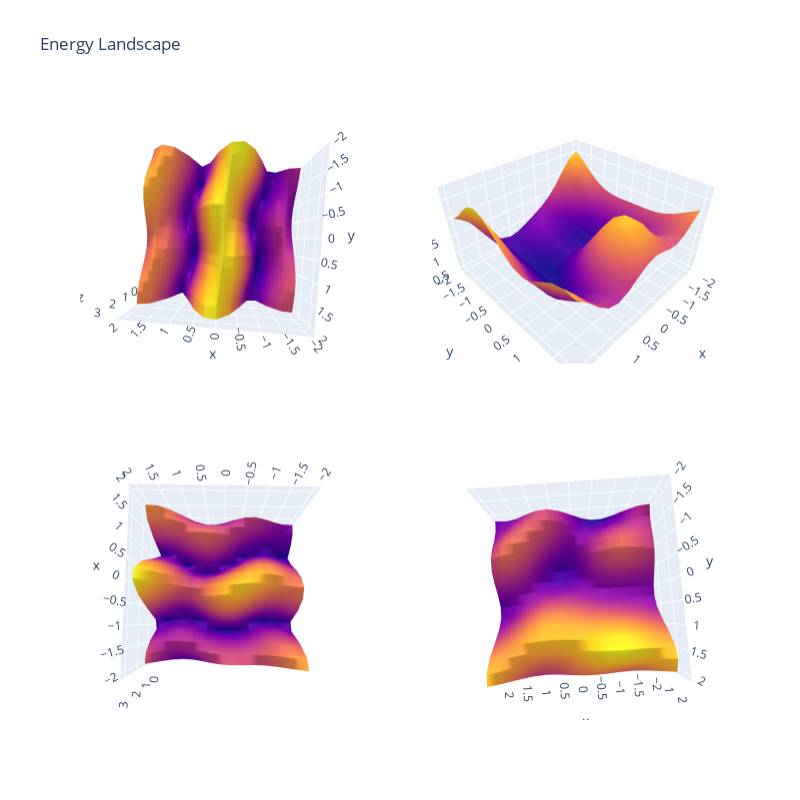

Notebook cell for this chart:
### Code cell
fig = make_subplots(
    rows=p, cols=p,
#    specs=[[{'type': 'surface'},{'type': 'surface'}, {'type': 'surface'}], #Still need to automate this part
#           [{'type': 'surface'},{'type': 'surface'}, {'type': 'surface'}],
#           [{'type': 'surface'},{'type': 'surface'}, {'type': 'surface'}]])

     specs=[[{'type': 'surface'},{'type': 'surface'}], #Still need to automate this part
           [{'type': 'surface'},{'type': 'surface'}]])

a=1
for gamma_d in range(len(gamma_in)):
    for beta_d in range(len(gamma_in)):
        landscape=np.zeros((len(gamma0),len(beta0)))
        for k in range(len(gamma0)):
            for l in range(len(beta0)):
                #creating x0
                temp_gamma=gamma_in
                temp_gamma[gamma_d]=gamma0[k]
                temp_beta=beta_in
                temp_beta[beta_d]=beta0[l]
                x0=np.append(temp_gamma,temp_beta)
                #print(x0)

                #res=minimize(AveEnergy,x0,arg,method='Nelder-Mead')
                #z[k][l]=res.fun
                landscape[k][l]=np.absolute(dAveEnergy(x0,a,*arg))
                #print(z[k][l])
        fig.add_trace(
        go.Surface(x=X, y=Y, z=landscape, showscale=False),
        row=gamma_d+1, col=beta_d+1)
                
fig.update_layout(
    title_text='Energy Landscape',
    height=800,
    width=800
)

fig.show()

### Figure 1 — Plotly figure (JSON) as saved in the notebook; plotly's stock layout.template omitted (floating-point values rounded to 4 significant figures; data arrays with more than 128 entries replaced by an {"elided": "..."} marker saying what was removed)
{"data": [{"scene": "scene", "showscale": false, "type": "surface", "x": {"elided": "15x15 float values"}, "y": {"elided": "15x15 float values"}, "z": {"elided": "15x15 float values"}}, {"scene": "scene2", "showscale": false, "type": "surface", "x": {"elided": "15x15 float values"}, "y": {"elided": "15x15 float values"}, "z": {"elided": "15x15 float values"}}, {"scene": "scene3", "showscale": false, "type": "surface", "x": {"elided": "15x15 float values"}, "y": {"elided": "15x15 float values"}, "z": {"elided": "15x15 float values"}}, {"scene": "scene4", "showscale": false, "type": "surface", "x": {"elided": "15x15 float values"}, "y": {"elided": "15x15 float values"}, "z": {"elided": "15x15 float values"}}], "layout": {"height": 800, "scene": {"aspectmode": "auto", "aspectratio": {"x": 1.064, "y": 1.064, "z": 0.8833}, "camera": {"center": {"x": 0, "y": 0, "z": 0}, "eye": {"x": -0.004811, "y": 0.05429, "z": 2.164}, "projection": {"type": "perspective"}, "up": {"x": 0, "y": 0, "z": 1}}, "domain": {"x": [0, 0.45], "y": [0.575, 1]}}, "scene2": {"aspectmode": "auto", "aspectratio": {"x": 1.213, "y": 1.213, "z": 0.6799}, "domain": {"x": [0.55, 1], "y": [0.575, 1]}}, "scene3": {"aspectmode": "auto", "aspectratio": {"x": 1.081, "y": 1.081, "z": 0.8562}, "camera": {"center": {"x": 0, "y": 0, "z": 0}, "eye": {"x": -0.2239, "y": -0.003549, "z": 2.153}, "projection": {"type": "perspective"}, "up": {"x": 0, "y": 0, "z": 1}}, "domain": {"x": [0, 0.45], "y": [0, 0.425]}}, "scene4": {"aspectmode": "auto", "aspectratio": {"x": 1.204, "y": 1.204, "z": 0.6896}, "camera": {"center": {"x": 0, "y": 0, "z": 0}, "eye": {"x": 0.01455, "y": 0.1942, "z": 2.156}, "projection": {"type": "perspective"}, "up": {"x": 0, "y": 0, "z": 1}}, "domain": {"x": [0.55, 1], "y": [0, 0.425]}}, "title": {"text": "Energy Landscape"}, "width": 800}}
